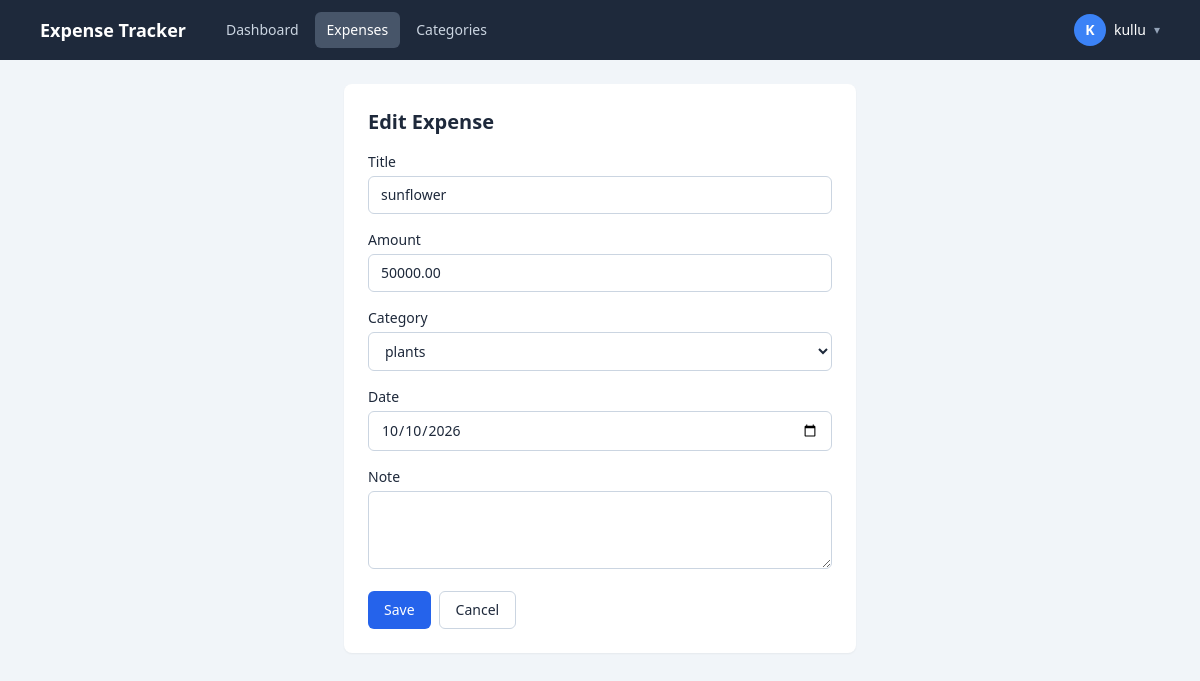
The page /expenses/24/edit/ (signed in) on the database its author committed.
### tracker/models.py (models this page shows, shortened)
class Expense(models.Model):
    user = models.ForeignKey(User, on_delete=models.CASCADE, related_name='expenses')
    title = models.CharField(max_length=120)
    amount = models.DecimalField(max_digits=10, decimal_places=2, validators=[MinValueValidator(0.01)])
    category = models.ForeignKey(Category, on_delete=models.SET_NULL, null=True, blank=True, related_name='expenses')
    date = models.DateField(default=timezone.localdate)
    note = models.TextField(blank=True)
    class Meta:
        ordering = ['-date', '-id']

### tracker/views.py (the view)
# urls.py: path('expenses/<int:pk>/edit/', views.expense_update, name='expense_update'),
@login_required
def expense_update(request, pk):
    expense = get_object_or_404(Expense, pk=pk, user=request.user)
    form = ExpenseForm(request.POST or None, instance=expense, user=request.user)
    if request.method == 'POST' and form.is_valid():
        form.save()
        messages.success(request, 'Expense updated.')
        return redirect('expense_list')
    return render(request, 'form_page.html', {'form': form, 'title': 'Edit Expense', 'back': 'expense_list'})

### tracker/forms.py
class ExpenseForm(TailwindMixin, forms.ModelForm):
    class Meta:
        model = Expense
        fields = ['title', 'amount', 'category', 'date', 'note']
        widgets = {
            'date': forms.DateInput(attrs={'type': 'date'}, format='%Y-%m-%d'),
            'note': forms.Textarea(attrs={'rows': 3}),
        }
    def __init__(self, *args, user=None, **kwargs):
        super().__init__(*args, **kwargs)
        self.fields['category'].queryset = Category.objects.filter(user=user)
        self.fields['category'].empty_label = 'Uncategorized'
        self._style()

### tracker/forms.py (called while the page is built)
    def _style(self):
        for field in self.fields.values():
            field.widget.attrs.setdefault('class', INPUT_CLASSES)

### tracker/models.py (called while the page is built)
    def __str__(self):
        return self.name

### templates/form_page.html (shortened to what this page needs)
{% extends 'base.html' %}
{% block content %}
<div class="max-w-lg mx-auto bg-white rounded-lg shadow-sm p-6">
  <h1 class="text-xl font-semibold mb-4">{{ title }}</h1>
  <form method="post">{% csrf_token %}
    {% include 'form_fields.html' %}
    <div class="flex gap-2">
      <button class="bg-blue-600 hover:bg-blue-700 text-white text-sm font-medium px-4 py-2 rounded-md">Save</button>
      <a href="{% url back %}" class="border border-slate-300 hover:bg-slate-50 text-sm px-4 py-2 rounded-md">Cancel</a>
    </div>
  </form>
</div>
{% endblock %}

### templates/base.html (shortened to what this page needs)
<!doctype html>
<html lang="en">
<head>
  <script src="https://cdn.tailwindcss.com"></script>
</head>
<body class="bg-slate-100 text-slate-800 min-h-screen">
<nav class="bg-slate-800 mb-6">
  <div class="max-w-6xl mx-auto px-4 py-3 flex flex-wrap items-center gap-3">
    <a href="{% url 'dashboard' %}" class="text-white font-semibold text-lg mr-4">Expense Tracker</a>
    {% if user.is_authenticated %}
    {% url 'dashboard' as dashboard_url %}
    <div class="flex flex-wrap items-center gap-1">
      <a href="{% url 'dashboard' %}" class="px-3 py-2 rounded-md text-sm {% if request.path == dashboard_url %}bg-slate-600 text-white{% else %}text-slate-300 hover:bg-slate-700 hover:text-white{% endif %}">Dashboard</a>
      <a href="{% url 'expense_list' %}" class="px-3 py-2 rounded-md text-sm {% if '/expenses/' in request.path %}bg-slate-600 text-white{% else %}text-slate-300 hover:bg-slate-700 hover:text-white{% endif %}">Expenses</a>
      <a href="{% url 'category_list' %}" class="px-3 py-2 rounded-md text-sm {% if '/categories/' in request.path %}bg-slate-600 text-white{% else %}text-slate-300 hover:bg-slate-700 hover:text-white{% endif %}">Categories</a>
    </div>
    <div class="ml-auto flex items-center gap-4">
      <details class="relative">
        <summary class="flex items-center gap-2 cursor-pointer list-none text-white text-sm">
          <span class="w-8 h-8 rounded-full bg-blue-500 flex items-center justify-center font-semibold">{{ user.username|first|upper }}</span>
          <span>{{ user.username }}</span>
          <span class="text-slate-400 text-xs">&#9662;</span>
        </summary>
      </details>
    </div>
    {% endif %}
  </div>
</nav>
<main class="max-w-6xl mx-auto px-4 pb-10">
  {% block content %}{% endblock %}
</main>
</body>
</html>

### templates/form_fields.html (shortened to what this page needs)
{% for field in form %}
<div class="mb-4">
  <label class="block text-sm font-medium mb-1" for="{{ field.id_for_label }}">{{ field.label }}</label>
  {{ field }}
</div>
{% endfor %}

### rows shown on the page
Expense: form "sunflower" "50000.00" "plants" "10/10/2026"

### other values the page prints
{{ user.username|first|upper }} "K"
{{ user.username }} "kullu"
{{ title }} "Edit Expense"
{{ field.label }} "Title" "Amount" "Category" "Date" "Note"
